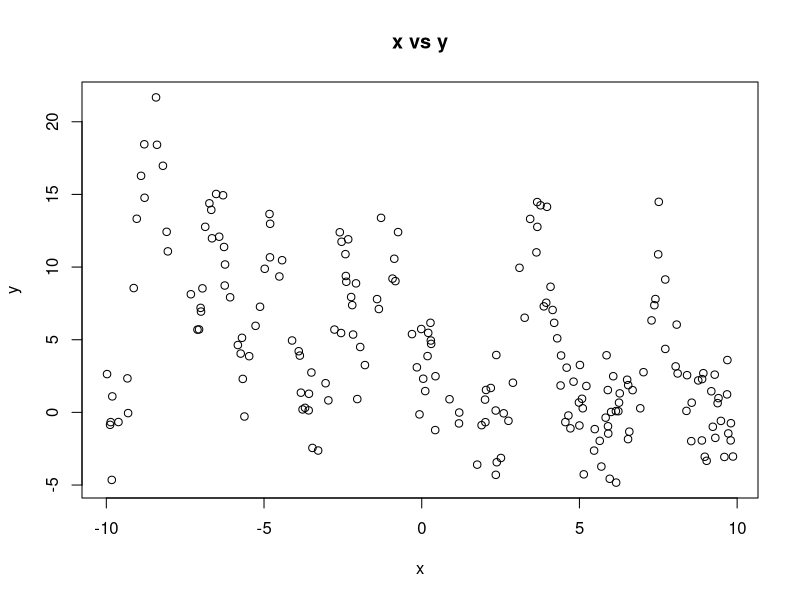
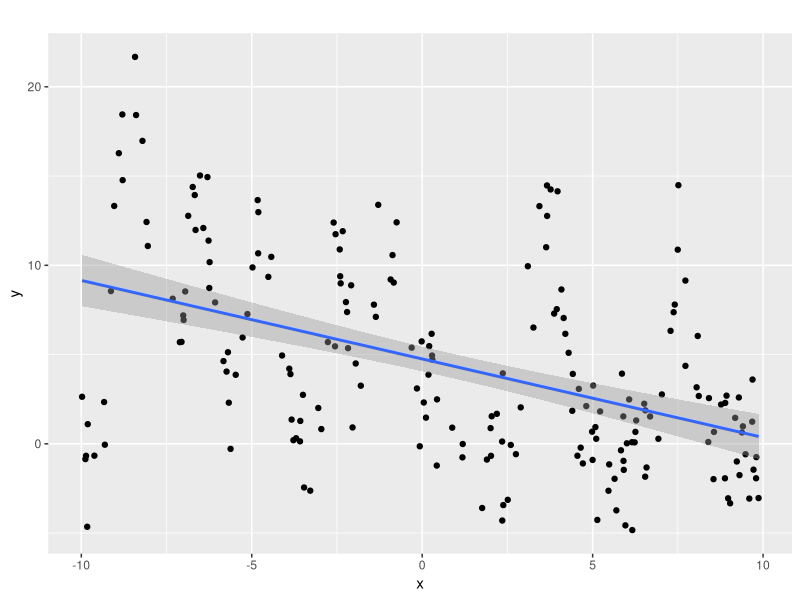
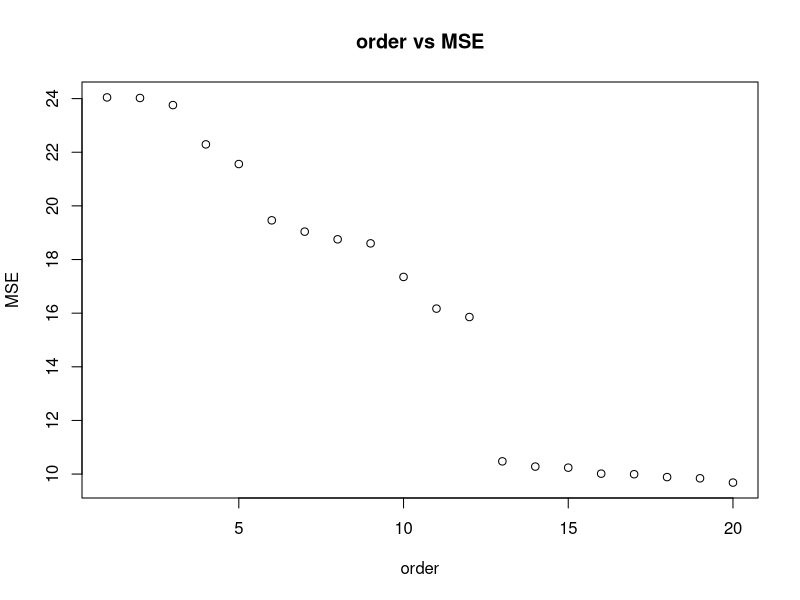
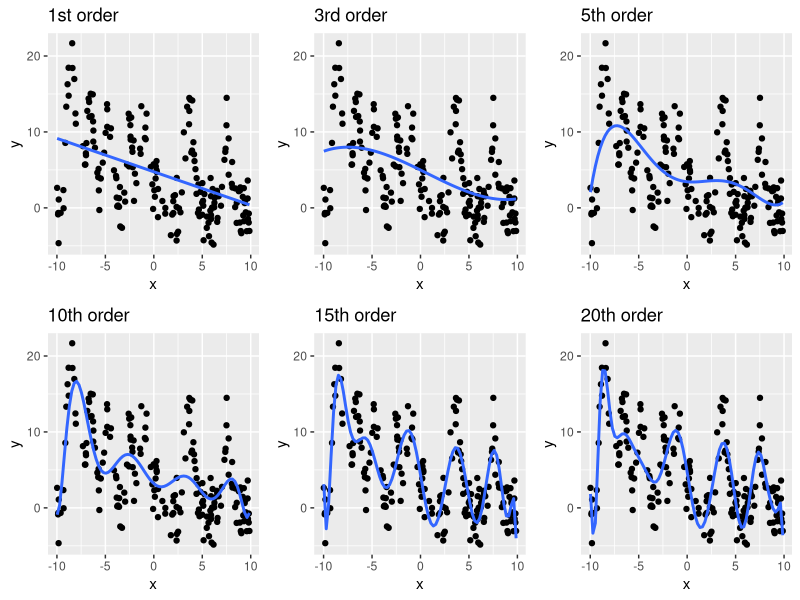
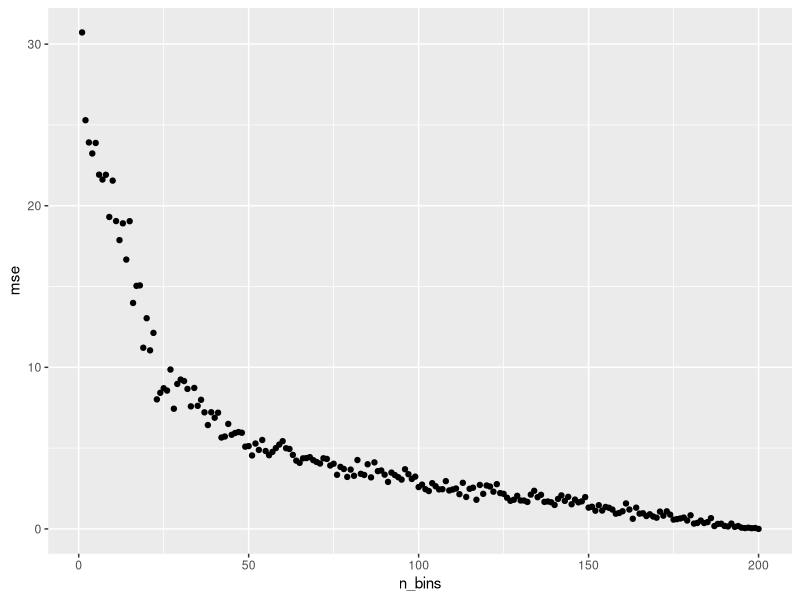
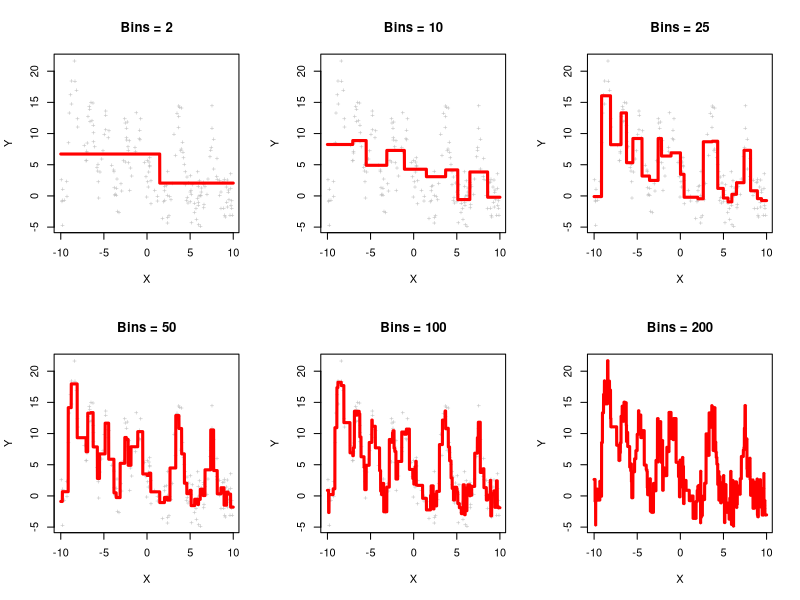

Generate these figures, in order, with R:
## ---- chunk 1
library(ggplot2)
library(data.table)
library(dplyr)
knitr::opts_chunk$set(echo = TRUE, message=FALSE, warning = FALSE, fig.width = 16/2, fig.height = 9/2, tidy.opts=list(width.cutoff=60), tidy=TRUE)
## ---- chunk 2
# Load the data
train1 <- read.csv("PS1Train1.csv", header = T)
head(train1)

# Plot:
plot(train1$x, train1$y,
     xlab = "x",
     ylab = "y",
     main = "x vs y")

## ---- chunk 3
train1.lm = lm(y ~ x, data = train1) 
summary(train1.lm)

#MSE:
residTrain1 <- resid(train1.lm)
SSE <- sum(residTrain1^2)
MSE <- SSE/200
MSE
## ---- chunk 4
# Plot:
library(ggplot2)
ggplot(train1,aes(x,y)) +
  geom_point() +
  geom_smooth(method = "lm") +
  labs(title = "")


## ---- chunk 5
MSE <- rep(0,20)
order <- c(1:20)

for(i in 1:20){
  model <- lm(y ~ poly(x, i, raw = FALSE), data = train1)
  MSE[i] <- mean(model$residuals^2)
}

plot(order, MSE,
     xlab = "order",
     ylab = "MSE",
     main = "order vs MSE")


## ---- chunk 6
library(ggplot2)
library(formatR)
library(cowplot)

p1 <- ggplot(train1, aes(x,y)) + 
  geom_point() + 
  stat_smooth(method = "lm",  # Add polynomial regression curve
              formula = y ~ poly(x, 1),
              se = FALSE) +
   labs(title = "1st order")

p3 <- ggplot(train1,aes(x,y)) + 
  geom_point() + 
  stat_smooth(method = "lm",  # Add polynomial regression curve
              formula = y ~ poly(x, 3),
              se = FALSE) + 
  labs(title = "3rd order")

p5 <- ggplot(train1,aes(x,y)) + 
  geom_point() + 
  stat_smooth(method = "lm",  # Add polynomial regression curve
              formula = y ~ poly(x, 5),
              se = FALSE) +
  labs(title = "5th order")

p10 <- ggplot(train1,aes(x,y)) + 
  geom_point() + 
  stat_smooth(method = "lm",  # Add polynomial regression curve
              formula = y ~ poly(x, 10),
              se = FALSE) +
  labs(title = "10th order")

p15 <- ggplot(train1,aes(x,y)) + 
  geom_point() + 
  stat_smooth(method = "lm",  # Add polynomial regression curve
              formula = y ~ poly(x, 15),
              se = FALSE) + 
  labs(title = "15th order")

p20 <- ggplot(train1,aes(x,y)) + 
  geom_point() + 
  stat_smooth(method = "lm",  # Add polynomial regression curve
              formula = y ~ poly(x, 20),
              se = FALSE) + 
  labs(title = "20th order")

plot_grid(p1,p3,p5,p10,p15,p20, ncol=3,nrow=2)


## ---- chunk 7
binned_steps <- function (x_train, y_train, x_test, nbins){
  seq1 <- seq(0,1,length = nbins+1)
  quan <- quantile(x_train, probs = seq1)
  quan[1] <- -Inf
  quan[nbins+1] <- Inf
  
  cut1 <- cut(x_train, breaks = quan, abels = NULL, include.lowest = TRUE, 
              right = TRUE, dig.lab = 3, ordered_result = FALSE)
  
  df1 <- data.frame(x_train,cut1,y_train)
  df2 <- df1 %>% group_by(cut1)%>%
  mutate(predictor = mean(y_train)) 
  
  matrix1 <- cbind(x_value = df2$x_train, predictor_y = df2$predictor)
  
  cut2 <- cut(x_test, breaks = quan, abels = NULL, include.lowest = TRUE, right = TRUE,
              dig.lab = 3, ordered_result = FALSE)
  
  df3 <- data.frame(x_test,cut2)
  new <- unique(left_join(df3,df2,by=c('cut2'='cut1')))%>%
  select(x_test,predictor) %>% distinct()
  
  matrix2 <- cbind(test_x = new$x_test, predictor_y = new$predictor)
  
  return(list(matrix1,matrix2))
}


## ---- chunk 8
n_bins <- c(1:200)
mse <- c()
for(i in 1:200){
  bsteps <- binned_steps(x_train = train1$x, y_train = train1$y, x_test = seq(-10,10,by = .01), nbins = i)
  mse[i] <- mean((train1$y - bsteps[[1]][,2])^2)
}


ggplot(data.frame(n_bins,mse),aes(n_bins,mse)) + 
  geom_point()

## ---- chunk 9
par(mfrow = c(2,3))

nbins2 = 2
bs2 <- binned_steps(x_train = train1$x, y_train = train1$y, x_test = seq(-10,10,by = 0.01), nbins2)
plot(train1$x, train1$y, pch = "+", col = "gray", cex = 0.7, xlab = "X", ylab = "Y", main = "Bins = 2")
lines(seq(-10,10,by=0.01), bs2[[2]][,2], col = "red", lwd = 3)

nbins10 = 10
bs10 <- binned_steps(x_train = train1$x, y_train = train1$y, x_test = seq(-10,10,by = 0.01), nbins10)
plot(train1$x, train1$y, pch = "+", col = "gray", cex = 0.7, xlab = "X", ylab = "Y", main = "Bins = 10")
lines(seq(-10,10,by=0.01), bs10[[2]][,2], col = "red", lwd = 3)

nbins25 = 25
bs25 <- binned_steps(x_train = train1$x, y_train = train1$y, x_test = seq(-10,10,by = 0.01), nbins25)
plot(train1$x, train1$y, pch = "+", col = "gray", cex = 0.7, xlab = "X", ylab = "Y", main = "Bins = 25")
lines(seq(-10,10,by=0.01), bs25[[2]][,2], col = "red", lwd = 3)

nbins50 = 50
bs50 <- binned_steps(x_train = train1$x, y_train = train1$y, x_test = seq(-10,10,by = 0.01), nbins50)
plot(train1$x, train1$y, pch = "+", col = "gray", cex = 0.7, xlab = "X", ylab = "Y", main = "Bins = 50")
lines(seq(-10,10,by=0.01), bs50[[2]][,2], col = "red", lwd = 3)

nbins100 = 100
bs100 <- binned_steps(x_train = train1$x, y_train = train1$y, x_test = seq(-10,10,by = 0.01), nbins100)
plot(train1$x, train1$y, pch = "+", col = "gray", cex = 0.7, xlab = "X", ylab = "Y", main = "Bins = 100")
lines(seq(-10,10,by=0.01), bs100[[2]][,2], col = "red", lwd = 3)

nbins200 = 200
bs200 <- binned_steps(x_train = train1$x, y_train = train1$y, x_test = seq(-10,10,by = 0.01), nbins200)
plot(train1$x, train1$y, pch = "+", col = "gray", cex = 0.7, xlab = "X", ylab = "Y", main = "Bins = 200")
lines(seq(-10,10,by=0.01), bs200[[2]][,2], col = "red", lwd = 3)
